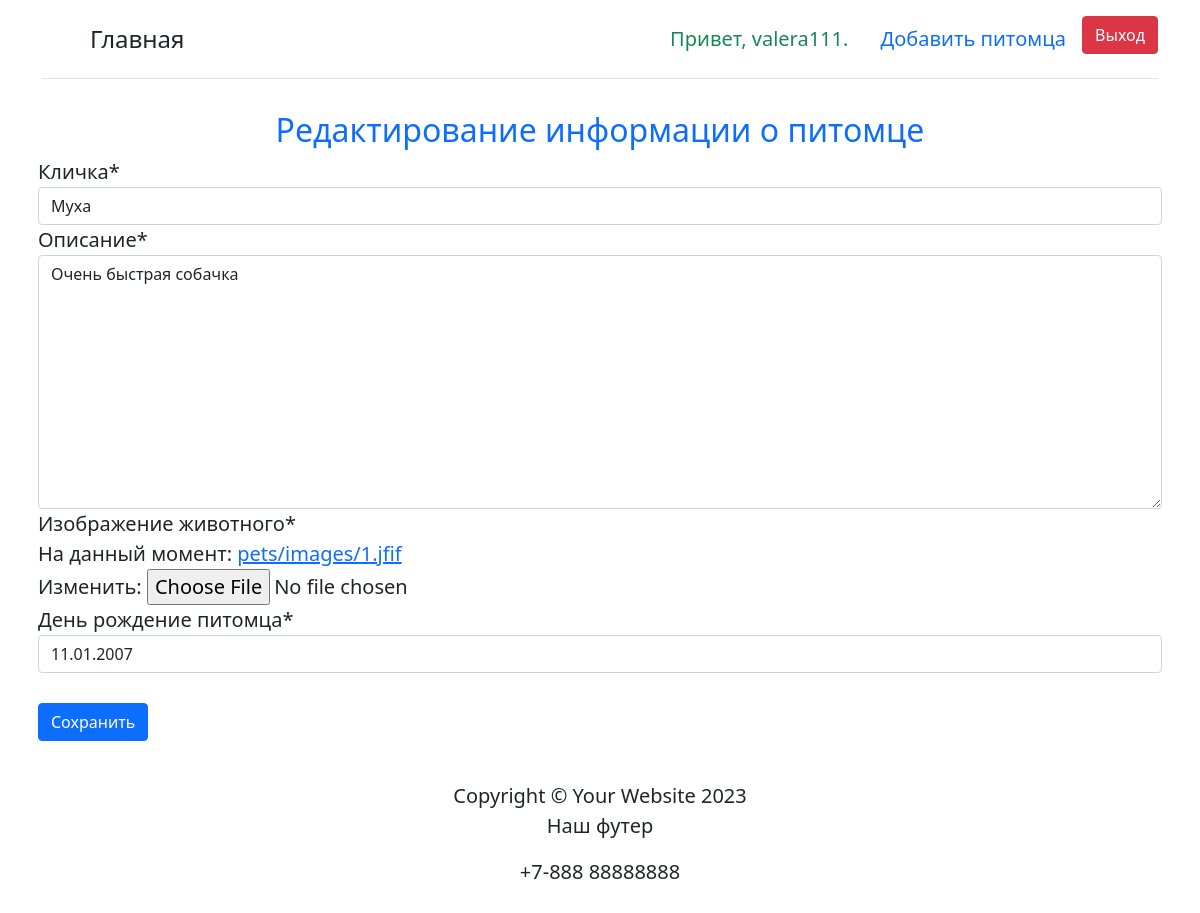
/edit_pet/4/ (signed in), run on the app's committed database.
### firstapp/models.py (models this page shows, shortened)
class Pet(models.Model):
    user = models.ForeignKey(User, on_delete=models.CASCADE, default=1)
    title = models.CharField(max_length=40,verbose_name='Кличка')
    description = models.TextField(verbose_name='Описание')
    image = models.ImageField(verbose_name='Изображение животного',upload_to='pets/images')
    data = models.DateField(verbose_name='День рождение питомца')
    class Meta:
        verbose_name = 'Животные'

### firstapp/views.py (the view)
# urls.py: path('edit_pet/<int:pet_id>/', views.edit_pet, name='edit_pet'),
@login_required
def edit_pet(request, pet_id):
    pet = get_object_or_404(Pet, id=pet_id, user=request.user)
    if request.method == 'POST':
        form = PetForm(request.POST, request.FILES, instance=pet)
        if form.is_valid():
            form.save()
            return redirect('pet_detail', pet_id=pet_id)
    else:
        form = PetForm(instance=pet)
    context = {'form': form, 'pet': pet}
    return render(request, 'edit_pet.html', context)

### firstapp/forms.py
class PetForm(forms.ModelForm):
    class Meta:
        model = Pet
        fields = ['title', 'description', 'image', 'data']

### firstapp/templates/edit_pet.html (shortened to what this page needs)
{% extends 'layout.html' %}
{% load crispy_forms_tags %}
{% load static %}
{%block content %}
<h2 class='text-center text-primary'>Редактирование информации о питомце </h2>
<form method="post" enctype="multipart/form-data">
  {{ form|crispy }}
  <br>
  <button class='btn btn-primary' type="submit">Сохранить</button>
</form>
{% endblock %}

### firstapp/templates/navbar.html (shortened to what this page needs)
{% load static %}
<div class="container">
    <header class="d-flex flex-wrap justify-content-center py-3 mb-4 border-bottom">
      <a href="/" class="d-flex align-items-center mb-3 mb-md-0 me-md-auto text-dark text-decoration-none">
        <svg class="bi me-2" width="40" height="32"><use xlink:href="#bootstrap"/></svg>
        <span class="fs-4">Главная</span>
      </a>
           {% if user.is_authenticated %}
      <li class="nav-item"><a class="nav-link text-success">Привет, {{ user.username }}.</a></li>
      {% if user.is_superuser %}
        <li class="nav-item"><a class="nav-link" href={% url 'admin:index' %}>Админка</a></li>
      {% else %}
      <li class="nav-item"><a class="nav-link" href={% url 'pet_list' %}>Добавить питомца</a></li>
      {% endif %}
      <li class="nav-item"><a class="btn btn-danger" href={% url 'logout' %}>Выход</a></li>
    {% else %}
    <li class="nav-item"><a class="nav-link" href={% url 'register' %}>Регистрация</a></li>
    <li class="nav-item"><a class="nav-link" href={% url 'login' %}>Авторизация</a></li>
    {% endif %}
    </header>
  </div>

### firstapp/templates/navbar.html (style rules this page uses)
.container { font-size: 20px; }
li { list-style:none; }

### data on the page
Pet: title "Муха", description "Очень быстрая собачка", data "11.01.2007"

### other printed values
{{ user.username }} "valera111"
